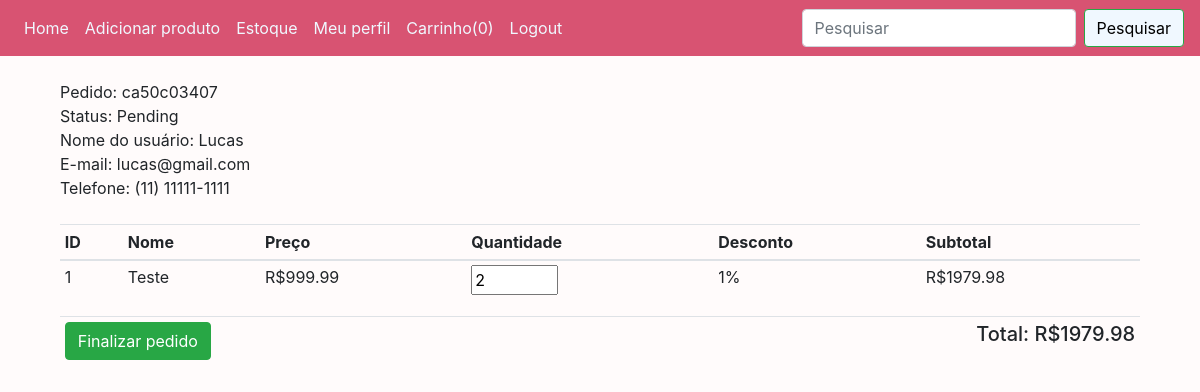
Screenshot of /orders/5f123b1c00 (signed in) with the database file from the repository.
### website/models.py (models this page shows, shortened)
class Order(db.Model):
    id = db.Column(db.Integer, primary_key=True)
    total = db.Column(db.String(20), unique=True, nullable=False) # Identificação do pedido.
    status = db.Column(db.String(20), default='Pending', nullable=False)
    userId = db.Column(db.Integer, unique=False, nullable=False)
    date = db.Column(db.DateTime(timezone = True), default=func.now(), nullable=False)
    orders = db.Column(JsonEcodeDict)
    user_id = db.Column(db.Integer, db.ForeignKey('user.id'))

class User(db.Model, UserMixin):
    id = db.Column(db.Integer, primary_key=True)
    firstName = db.Column(db.String(100))
    cpf = db.Column(db.Integer, unique=True)
    phone = db.Column(db.Integer)
    email = db.Column(db.String(100), unique=True)
    password = db.Column(db.String(20))
    notes = db.relationship('Order')

### website/auth.py (the view)
@auth.route('/orders/<total>')
@login_required # Decorador que só vai permitir acesso ao logout caso o usuário estiver logado.
def orders(total):
    if current_user.is_authenticated:
        totalDoPedido = 0
        subtotal = 0
        customer_id = current_user.id
        customer = User.query.filter_by(id=customer_id).first()
        orders = Order.query.filter_by(userId=customer_id).order_by(Order.id.desc()).first() # Aqui ele sempre vai pegar o ultimo total"identificação do pedido" CONTINUAR
        for _key, product in orders.orders.items():
            subtotal += float(product['price']) * int(product['quantity'])
            discount = subtotal * (product['discount']/100)
            subtotal -= discount
            totalDoPedido += float("%.2f" % (subtotal))
            discount = 0
            subtotal = 0
    else:
        return redirect(url_for('auth.login'))
    return render_template('/order.html', user=current_user, total=total, subtotal=subtotal, totalDoPedido=totalDoPedido, customer=customer, orders=orders)

### website/models.py (called while the page is built)
    def process_result_value(self, value, dialect):
        if value is None:
            return {}
        else:
            return json.loads(value)

### website/templates/order.html
{% extends "base.html" %} {% block title %}Pedidos{% endblock %} {% block content%}
<div class="container mt-4">
    <div class="row">
        <div class="col-md-12">
            Pedido: {{orders.total}}
            <br>
            Status: {{orders.status}}
            <br>
            Nome do usuário: {{customer.firstName}}
            <br>
            E-mail: {{customer.email}}
            <br>
            Telefone: {{customer.phone}}
            <br>
            <br>
        <table class="table table-sm">
            <thead>
                <th>ID</th>
                <th>Nome</th>
                <th>Preço</th>
                <th>Quantidade</th>
                <th>Desconto</th>
                <th>Subtotal</th>
            </thead>
            <tbody>
                {% for key, product in orders.orders.items() %}
                {% set discount = product.discount/100 %}
                <tr>
                    <td>{{loop.index}}</td>
                    <td>{{product.name}}</td>
                    <form action="{{url_for('auth.updatecart', code=key)}}" method="post">
                    <td>R${{product.price}}</td>
                    <td><input type="number" name="quantity" min="1" max="10" value="{{product.quantity}}"></td>
                    {% if product.discount > 0 %}
                    <td>{{product.discount}}%</td>
                    {% else %}
                    <td></td>
                    {% endif %}
                    {% set subtotal = product.quantity|int * product.price|float %}
                    <td>R${{"%0.2f"|format((subtotal|float) - (subtotal|float * discount|float))}}</td>
                {% endfor %}
            </tbody>
        </table>
        <table class="table table-sm">
            <tr>
                <td><a href="#" class="btn btn-success">Finalizar pedido</a></td>
                <td><h5 style="float: right;">Total: R${{"%0.2f"|format(totalDoPedido|float)}}</h5></td>
            </tr>
        </table>
      </div>
   </div>
</div>
{% endblock %}

### website/templates/base.html (style rules this page uses)
body { background-color: #fffbfb; }

### rows the page displays
Order: total "ca50c03407", status "Pending"
User: firstName "Lucas", email "lucas@gmail.com", phone "(11) 11111-1111"

### other values shown
{{ session['Shoppingcart']|length }} "0"
{{ product.name }} "Teste"
{{ product.price }} "999.99"
{{ product.discount }} "1"
{{ "%0.2f"|format((subtotal|float) - (subtotal|float * discount|float)) }} "1979.98"
{{ "%0.2f"|format(totalDoPedido|float) }} "1979.98"
